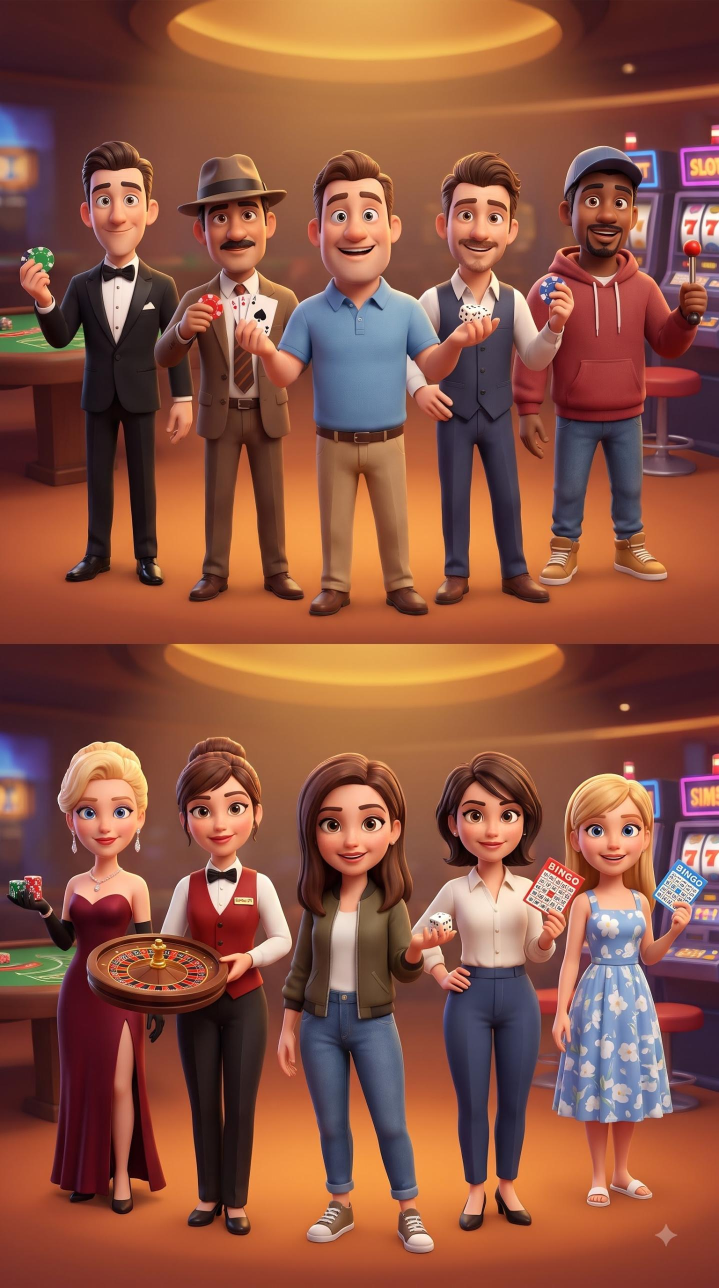
#> input picture tools/cast/sheet.jpg, 1438 x 2576 px (shown at 1/2 size)
$ python cut.py sheet.jpg sheet.jpg
#> lines starting #> are read from the running program, lines starting #| are printed output that depends on the picture; after the words box and inside, x2 and y2 are one past the last pixel; in counts of white or black regions, pixels touching at a corner belong together
# cut each character out of the sheet: GrabCut seeded with the head and the chest as sure foreground,
# the crop's rim as sure background; then the largest piece (and any seeded one), holes filled, a soft edge.
# usage: python3 cut.py SHEET.jpg OUTDIR [names...]
import cv2, numpy as np, json, sys
from PIL import Image
SRC, OUT = sys.argv[1], sys.argv[2].rstrip('/') + '/'
img = cv2.imread(SRC)
#> img is the input picture: shape (2576, 1438, 3); mean B, G, R 66.3, 84.3, 139.9
# box (x0,y0,x1,y1), head (cx,cy,rx,ry), chest (cx,cy,rx,ry); extra: background strokes as polygons in sheet coordinates
C = [
 dict(n='m1', box=(30, 268, 400, 760), head=(240, 405, 70, 95), chest=(245, 640, 95, 90), bg=[[(340,560),(400,560),(400,760),(340,760)]]),
 dict(n='m2', box=(300, 288, 600, 760), head=(458, 430, 70, 95), chest=(455, 650, 90, 90), bg=[[(300,440),(378,440),(378,545),(340,575),(300,575)]]),
 dict(n='m3', box=(545, 288, 880, 790), head=(700, 420, 85, 105), chest=(705, 670, 120, 95), bg=[[(545,560),(585,560),(585,790),(545,790)],[(842,540),(880,540),(880,660),(850,660)]]),
 dict(n='m4', box=(815, 288, 1110, 770), head=(955, 420, 70, 95), chest=(960, 660, 90, 85), bg=[[(815,590),(872,600),(878,770),(815,770)],[(1070,560),(1110,560),(1110,770),(1070,770)]]),
 dict(n='m5', box=(1040, 270, 1360, 780), head=(1190, 420, 75, 100), chest=(1200, 660, 100, 90), bg=[[(1040,560),(1090,560),(1098,780),(1040,780)]]),
 dict(n='f1', box=(10, 1462, 330, 1855), head=(212, 1690, 75, 100), chest=(215, 1830, 70, 40), fg=[('e',(215,1565,70,60)),('e',(214,1500,40,25))]),
 dict(n='f2', box=(330, 1446, 595, 1855), head=(440, 1690, 75, 105), chest=(440, 1830, 80, 40), fg=[('e',(440,1490,30,28)),('e',(440,1585,72,50))]),
 dict(n='f3', box=(565, 1480, 830, 1980), head=(700, 1705, 85, 110), chest=(705, 1900, 80, 70), fg=[('e',(700,1560,80,45)),('r',(598,1600,628,1820)),('r',(775,1600,805,1820))]),
 dict(n='f4', box=(815, 1480, 1172, 1960), head=(985, 1700, 80, 105), chest=(985, 1890, 80, 60), fg=[('e',(978,1560,85,50)),('r',(892,1610,905,1690)),('r',(1060,1610,1072,1690)),('p',[(858,1822),(908,1822),(914,1868),(882,1896),(840,1892)]),('p',[(1099,1719),(1166,1760),(1119,1823),(1051,1796)]),('e',(1104,1852,14,22))], bg=[[(815,1480),(826,1480),(826,1960),(815,1960)],[(826,1480),(866,1480),(866,1768),(826,1768)],[(1140,1480),(1172,1480),(1172,1710),(1140,1710)],[(1136,1836),(1172,1836),(1172,1960),(1136,1960)],[(1082,1640),(1172,1640),(1172,1756),(1097,1712),(1082,1716)],[(1050,1706),(1093,1714),(1058,1774),(1050,1758)],[(1172,1764),(1172,1836),(1134,1836),(1128,1826)],[(1122,1858),(1172,1858),(1172,1960),(1122,1960)]]),
 dict(n='f5', box=(1105, 1520, 1415, 1980), head=(1262, 1720, 75, 100), chest=(1255, 1910, 75, 65), fg=[('e',(1262,1600,80,48)),('r',(1160,1650,1172,1780)),('r',(1272,1650,1285,1740)),('p',[(1323,1724),(1402,1758),(1384,1798),(1304,1790)]),('e',(1345,1845,12,22))], bg=[[(1105,1560),(1150,1560),(1150,1770),(1105,1770)],[(1297,1545),(1415,1545),(1415,1750),(1405,1750),(1322,1714),(1297,1714)],[(1297,1714),(1323,1716),(1303,1790),(1297,1790)],[(1297,1793),(1330,1797),(1333,1828),(1297,1840)],[(1105,1520),(1415,1520),(1415,1547),(1105,1547)],[(1284,1547),(1297,1547),(1297,1600),(1292,1600)],[(1105,1738),(1162,1738),(1162,1772),(1105,1772)],[(1370,1805),(1415,1805),(1415,1980),(1370,1980)]]),
]
only = sys.argv[3:] or None
# a run over some of them keeps what the others had
try: meta = json.load(open(OUT + 'meta.json')) if only else {}
except Exception: meta = {}
for c in C:
    if only and c['n'] not in only: continue
    x0, y0, x1, y1 = c['box']; crop = img[y0:y1, x0:x1].copy(); h, w = crop.shape[:2]
    m = np.full((h, w), cv2.GC_PR_BGD, np.uint8)
    def ell(e, v, k=1.0):
        cx, cy, rx, ry = e; cv2.ellipse(m, (cx - x0, cy - y0), (int(rx * k), int(ry * k)), 0, 0, 360, int(v), -1)
    # probable foreground: a generous silhouette (head and body joined), sure foreground: the cores
    ell(c['head'], cv2.GC_PR_FGD, 1.35); ell(c['chest'], cv2.GC_PR_FGD, 1.6)
    hx, hy = c['head'][0] - x0, c['head'][1] - y0; cx, cy = c['chest'][0] - x0, c['chest'][1] - y0
    cv2.rectangle(m, (min(hx, cx) - 40, hy), (max(hx, cx) + 40, cy), int(cv2.GC_PR_FGD), -1)
    ell(c['head'], cv2.GC_FGD, .62); ell(c['chest'], cv2.GC_FGD, .55)
    for kind, sh in c.get('fg', []):
        if kind == 'e': cxx, cyy, rx, ry = sh; cv2.ellipse(m, (cxx - x0, cyy - y0), (int(rx * 1.3), int(ry * 1.3)), 0, 0, 360, int(cv2.GC_PR_FGD), -1); cv2.ellipse(m, (cxx - x0, cyy - y0), (rx, ry), 0, 0, 360, int(cv2.GC_FGD), -1)
        elif kind == 'p': cv2.fillPoly(m, [np.array([(px - x0, py - y0) for px, py in sh], np.int32)], int(cv2.GC_FGD))
        else: a0, b0, a1, b1 = sh; cv2.rectangle(m, (a0 - x0, b0 - y0), (a1 - x0, b1 - y0), int(cv2.GC_FGD), -1)
    m[:3, :] = cv2.GC_BGD; m[:, :3] = cv2.GC_BGD; m[:, -3:] = cv2.GC_BGD
    for poly in c.get('bg', []):
        cv2.fillPoly(m, [np.array([(px - x0, py - y0) for px, py in poly], np.int32)], int(cv2.GC_BGD))
    seed = m == cv2.GC_FGD
    bgd = np.zeros((1, 65), np.float64); fgd = np.zeros((1, 65), np.float64)
    cv2.grabCut(crop, m, None, bgd, fgd, 8, cv2.GC_INIT_WITH_MASK)
    fg = np.where((m == cv2.GC_FGD) | (m == cv2.GC_PR_FGD), 255, 0).astype(np.uint8)
    # the largest piece, with its holes filled
    n, lab, st, _ = cv2.connectedComponentsWithStats(fg, 8)
    if n > 1:
        # the largest piece and any piece holding a sure-foreground seed (a card held clear of the hand)
        k = 1 + int(np.argmax(st[1:, cv2.CC_STAT_AREA])); keep = {k} | set(int(v) for v in np.unique(lab[seed]) if v)
        fg = np.where(np.isin(lab, list(keep)), 255, 0).astype(np.uint8)
    inv = 255 - fg; n2, lab2, st2, _ = cv2.connectedComponentsWithStats(inv, 4)
    for j in range(1, n2):
        x, y, ww, hh, a = st2[j]
        if x > 0 and y > 0 and x + ww < w and y + hh < h: fg[lab2 == j] = 255
    fg = cv2.morphologyEx(fg, cv2.MORPH_OPEN, np.ones((3, 3), np.uint8))
    a = cv2.GaussianBlur(cv2.erode(fg, np.ones((2, 2), np.uint8)), (0, 0), 1.2).astype(np.float32) / 255
    rgba = np.dstack([cv2.cvtColor(crop, cv2.COLOR_BGR2RGB), (a * 255).astype(np.uint8)])
    Image.fromarray(rgba).save(OUT + c['n'] + '.png')
    meta[c['n']] = dict(box=c['box'], head=c['head'])
    print(c['n'], w, h, 'fg', round(float(a.mean()), 3))
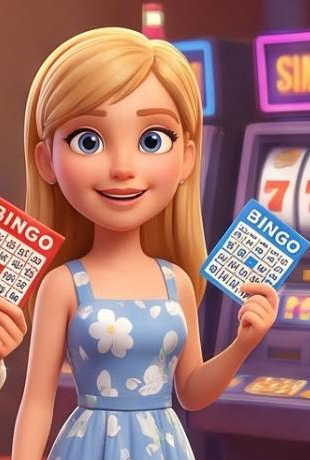
#> crop: shape (460, 310, 3); mean B, G, R 111.7, 115.7, 162.2
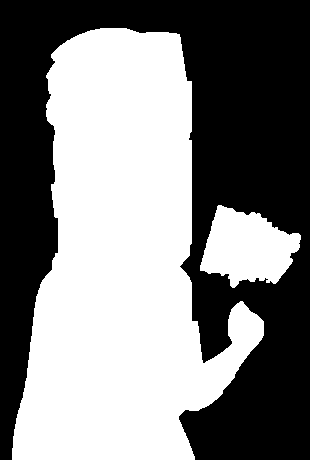
#> fg: shape (460, 310); 50.9% white; 1 black region, box (x1, y1, x2, y2) and area: (0, 0, 310, 460) 69969
#> inv: shape (460, 310); 49% white; 1 white region, box (x1, y1, x2, y2) and area: (0, 0, 310, 460) 69915
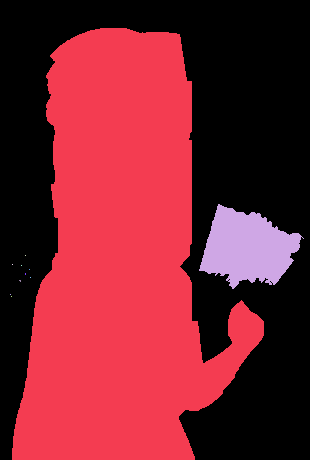
#> lab: shape (460, 310) int32; 12 distinct labels, from 0 to 11; one colour per label, 0 black
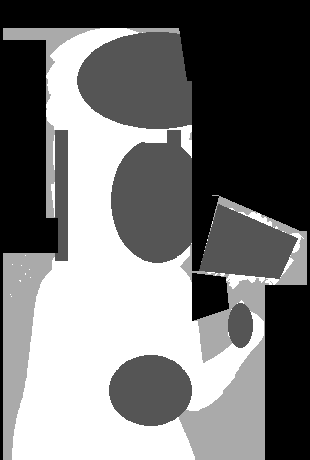
#> m: shape (460, 310); min 0, max 3, mean 1.36; drawn with min black and max white
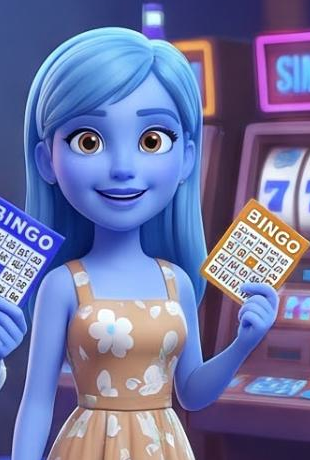
#> rgba: shape (460, 310, 4); mean B, G, R, A 162.2, 115.7, 111.7, 128
#> after the loop, meta = 10 items
json.dump(meta, open(OUT + 'meta.json', 'w'))
# a check sheet: each cut-out on a checker board
tiles = []
for c in C:
    try: t = Image.open(OUT + c['n'] + '.png')
    except Exception: continue
    t.thumbnail((300, 420)); bg = Image.new('RGBA', (300, 420), (255, 0, 255, 255))
    for yy in range(0, 420, 20):
        for xx in range(0, 300, 20):
            if (xx // 20 + yy // 20) % 2: bg.paste((40, 200, 90, 255), (xx, yy, xx + 20, yy + 20))
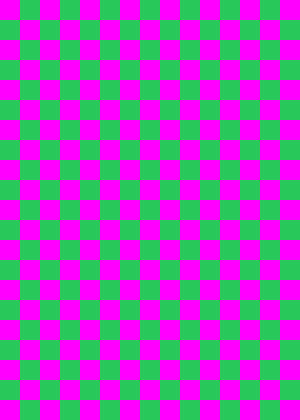
#> bg: PIL image 300x420 RGBA; mean R, G, B, A 147.8, 99.7, 172.8, 255
    bg.alpha_composite(t, ((300 - t.width) // 2, 420 - t.height)); tiles.append(bg)
sheet = Image.new('RGBA', (300 * 5, 420 * 2), 'black')
for i, t in enumerate(tiles): sheet.paste(t, ((i % 5) * 300, (i // 5) * 420))
#> this loop made 10 passes
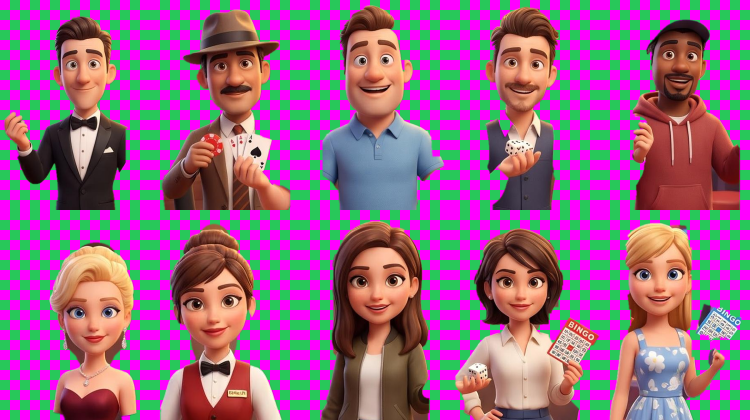
#> sheet: PIL image 1500x840 RGBA (shown at 1/2 size); mean R, G, B, A 150.5, 100.8, 135.7, 255
sheet.convert('RGB').save(OUT + 'check.png')
